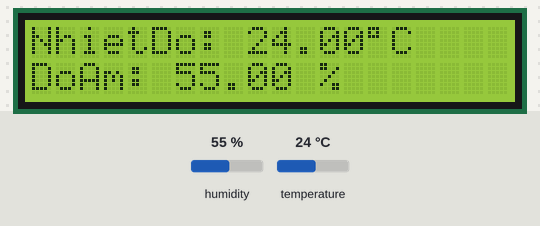
Simulated run of this sketch. Board: Arduino Uno, built with avr-gcc and run on an emulated ATmega328P. On the bench: 20×2 character LCD. The test bench sets the inputs (shaded band); at power-on: humidity 55 %, temperature 24 °C.

Above: at 8.2 s.
8.3 s: humidity set to 22 %
At 13.6 s:
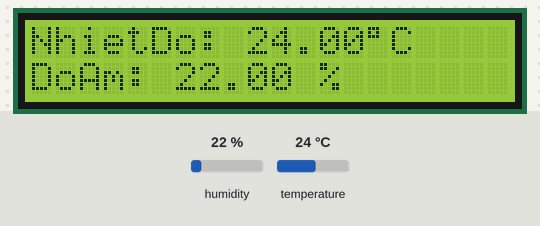
19.2 s: temperature set to 12 °C
At 20.2 s:
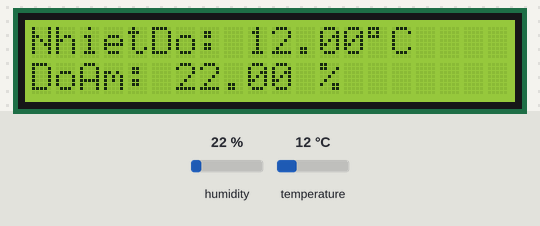
25.8 s: humidity set to 40 %
At 32.2 s:
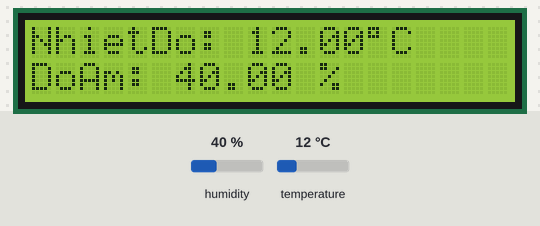
36.7 s: temperature set to 19 °C
At 38.8 s:
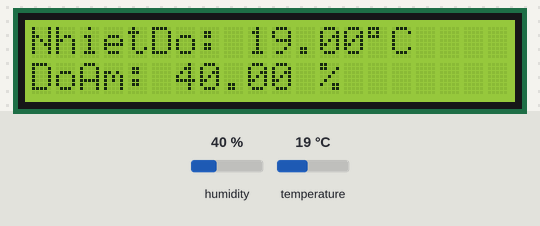
Timing chart, 0 to 40.3 s (numbered marks = the images above; inputs shaded):
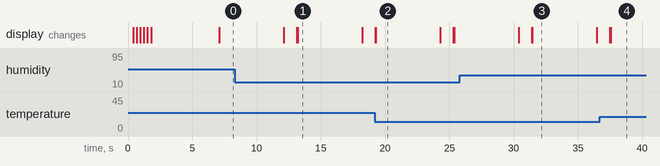

The sketch:

BareMinimum.ino
```cpp
#include "DHT.h"
#include <Wire.h>
#include <LiquidCrystal_I2C.h>
#define DHTPIN 2     // Digital pin connected to the DHT sensor
#define DHTTYPE DHT11   // DHT 11
DHT dht(DHTPIN, DHTTYPE);
LiquidCrystal_I2C lcd(0x27,20,2);
String intro = "MSSV :   1653020058    ";
void setup()
{
  Serial.begin(9600);
  dht.begin();
  lcd.init();
  lcd.backlight();
  lcd.setCursor(0, 0);
  lcd.print("SV: DangGiaHan");
  for (int i=0; i<intro.length()-16; i++){
    for (int j=0; j<=16; j++){
      lcd.setCursor(j,1);
      lcd.print(intro[i+j]);
    }
      delay(250);
  }

  delay(5000);
  lcd.clear();
}

void loop()
{
  float h = dht.readHumidity();
  float t = dht.readTemperature();
  float f = dht.readTemperature(true);

  lcd.setCursor(0,0);
  lcd.print("NhietDo: ");
  lcd.print(t);
  lcd.print((char)223);
  lcd.print("C ");
  lcd.setCursor(0,1);
  lcd.print("DoAm: ");
  lcd.print(h);
  lcd.print(" %");
  delay(5000);
  lcd.clear();
  text_GiaHan();
  delay(1000);
  lcd.clear();
}
void text_GiaHan()
{
  lcd.setCursor(0, 0);
  lcd.print("SV: DangGiaHan");
  lcd.setCursor(0, 1);
  lcd.print("MSSV: 1653020058");
  }
```

Measured:
- what the display in image 1 shows lasts 5.0 s, from 13.2 s to 18.2 s
